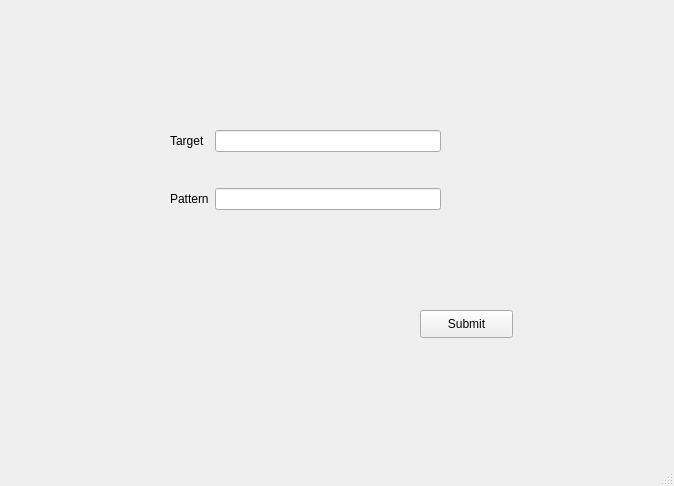
<?xml version="1.0" encoding="UTF-8"?>
<ui version="4.0">
 <class>MainWindow</class>
 <widget class="QMainWindow" name="MainWindow">
  <property name="geometry">
   <rect>
    <x>0</x>
    <y>0</y>
    <width>674</width>
    <height>486</height>
   </rect>
  </property>
  <property name="windowTitle">
   <string>MainWindow</string>
  </property>
  <widget class="QWidget" name="centralwidget">
   <widget class="QWidget" name="gridLayoutWidget">
    <property name="geometry">
     <rect>
      <x>170</x>
      <y>100</y>
      <width>271</width>
      <height>141</height>
     </rect>
    </property>
    <layout class="QGridLayout" name="gridLayout">
     <item row="0" column="0">
      <widget class="QLabel" name="target">
       <property name="text">
        <string>Target</string>
       </property>
      </widget>
     </item>
     <item row="2" column="0">
      <widget class="QLabel" name="pattern">
       <property name="text">
        <string>Pattern</string>
       </property>
      </widget>
     </item>
     <item row="2" column="1">
      <widget class="QLineEdit" name="patternString"/>
     </item>
     <item row="0" column="1">
      <widget class="QLineEdit" name="targetString"/>
     </item>
    </layout>
   </widget>
   <widget class="QPushButton" name="submit">
    <property name="geometry">
     <rect>
      <x>420</x>
      <y>310</y>
      <width>93</width>
      <height>28</height>
     </rect>
    </property>
    <property name="text">
     <string>Submit</string>
    </property>
   </widget>
  </widget>
  <widget class="QMenuBar" name="menubar">
   <property name="geometry">
    <rect>
     <x>0</x>
     <y>0</y>
     <width>674</width>
     <height>26</height>
    </rect>
   </property>
  </widget>
  <widget class="QStatusBar" name="statusbar"/>
 </widget>
 <resources/>
 <connections/>
</ui>
